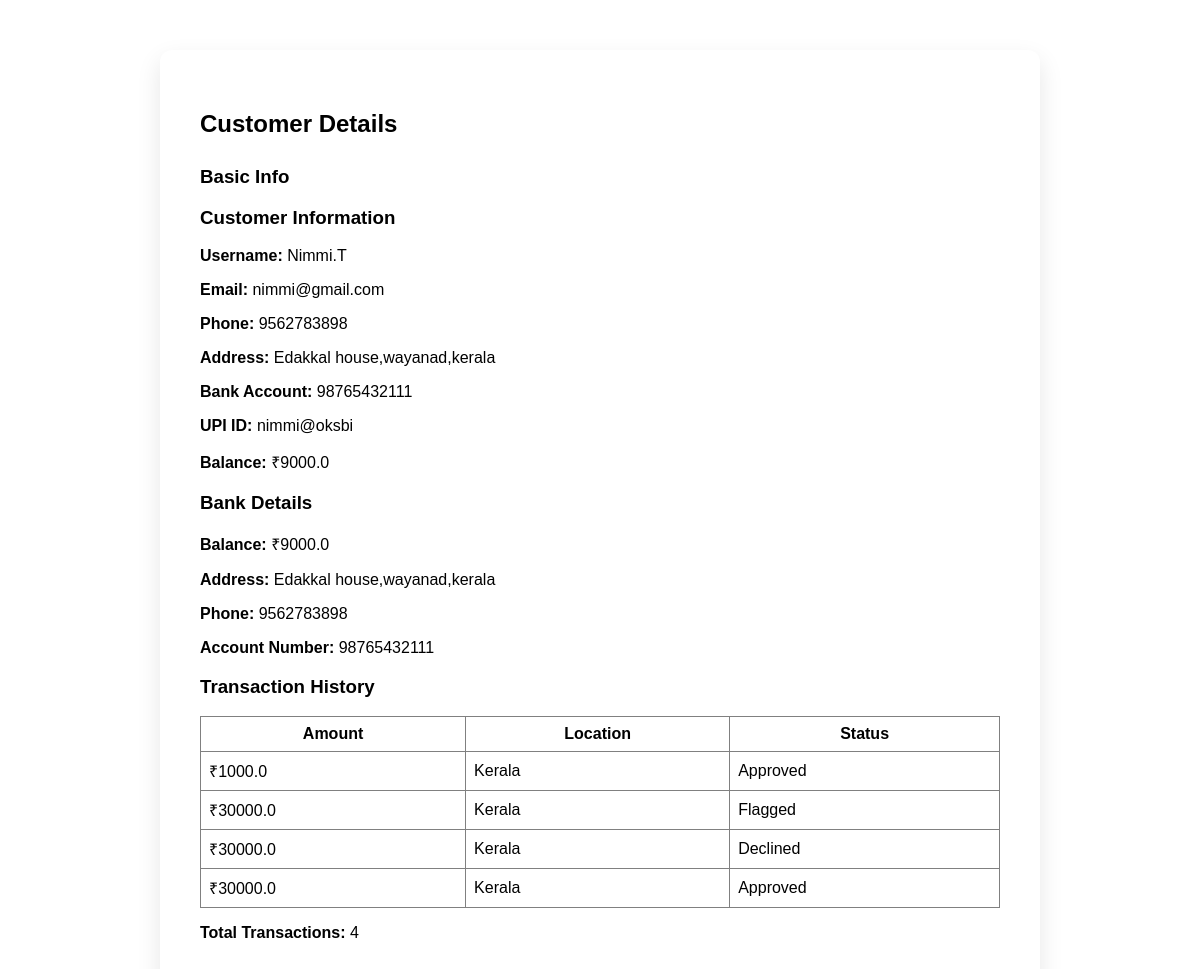
/customer/4/ (signed in), run on an earlier commit of the app's database.
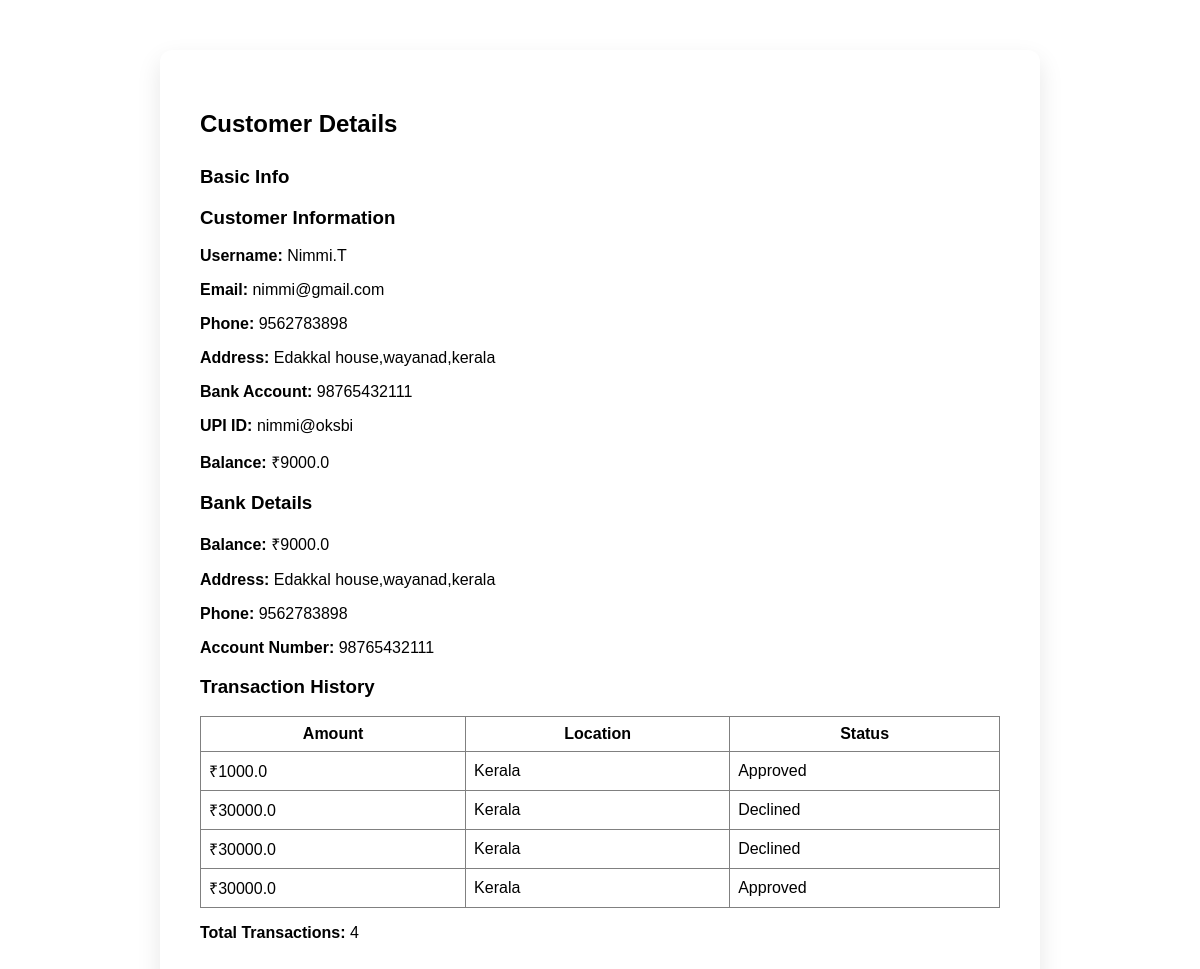
And on a later commit of the database.
### transactions/models.py (models this page shows, shortened)
class Transaction(models.Model):
    user = models.ForeignKey(User, on_delete=models.CASCADE)
    amount = models.FloatField()
    location = models.CharField(max_length=100)
    risk_score = models.FloatField(null=True, blank=True)
    status = models.CharField(max_length=20)
    created_at = models.DateTimeField(auto_now_add=True)

### transactions/views.py (the view)
# urls.py: path('customer/<int:user_id>/', views.customer_detail, name='customer_detail'),
@user_passes_test(is_bank)
def customer_detail(request, user_id):
    user_obj = User.objects.get(id=user_id)
    profile = CustomerProfile.objects.get(user=user_obj)
    transactions = Transaction.objects.filter(user=user_obj)
    return render(request, "customer_detail.html", {
        "customer": user_obj,
        "profile": profile,
        "transactions": transactions,
        "total_transactions": transactions.count()
    })

### transactions/views.py (called while the page is built)
def is_bank(user):
    return user.is_staff

### templates/customer_detail.html
{% extends "base_main.html" %}
{% block content %}
<div class="container" style="width: 800px;">
    <h2>Customer Details</h2>
    <h3>Basic Info</h3>
<h3>Customer Information</h3>
<p><strong>Username:</strong> {{ customer.username }}</p>
<p><strong>Email:</strong> {{ customer.email }}</p>
<p><strong>Phone:</strong> {{ profile.phone_number }}</p>
<p><strong>Address:</strong> {{ profile.address }}</p>
<p><strong>Bank Account:</strong> {{ profile.bank_account_number }}</p>
<p><strong>UPI ID:</strong> {{ profile.upi_id }}</p>
<p><strong>Balance:</strong> ₹{{ profile.balance }}</p>
    <h3>Bank Details</h3>
    <p><strong>Balance:</strong> ₹{{ profile.balance }}</p>
    <p><strong>Address:</strong> {{ profile.address }}</p>
    <p><strong>Phone:</strong> {{ profile.phone_number }}</p>
    <p><strong>Account Number:</strong> {{ profile.bank_account_number }}</p>
    <h3>Transaction History</h3>
<div class="table-wrapper">
    <table border="1" width="100%" cellpadding="8">
        <tr>
            <th>Amount</th>
            <th>Location</th>
            <th>Status</th>
        </tr>
        {% for t in transactions %}
        <tr>
            <td>₹{{ t.amount }}</td>
            <td>{{ t.location }}</td>
            <td>{{ t.status }}</td>
        </tr>
        {% endfor %}
    </table>
</div>
    <p><strong>Total Transactions:</strong> {{ total_transactions }}</p>
</div>
{% endblock %}

What changed in the data, as far as the page shows it:
changed Transaction (number 2 of 4 on the later page): status "Flagged" → "Declined"
